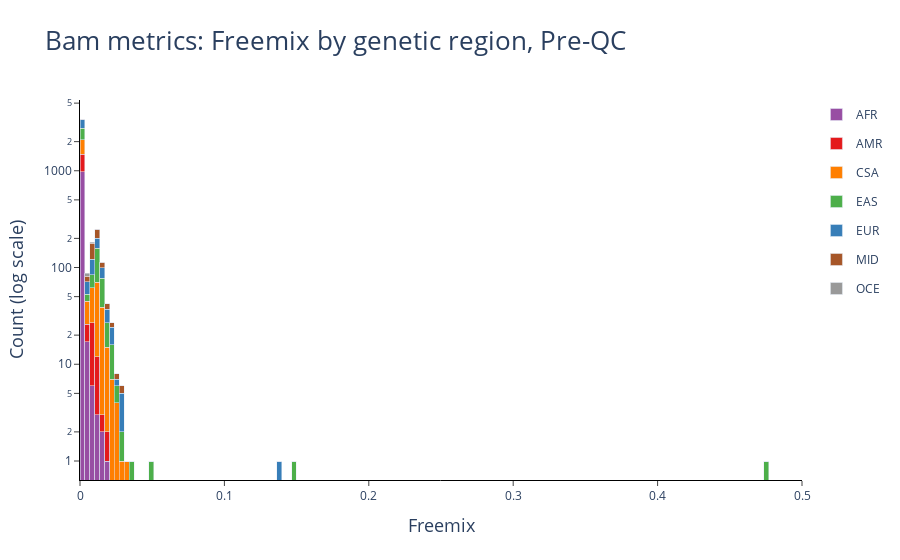
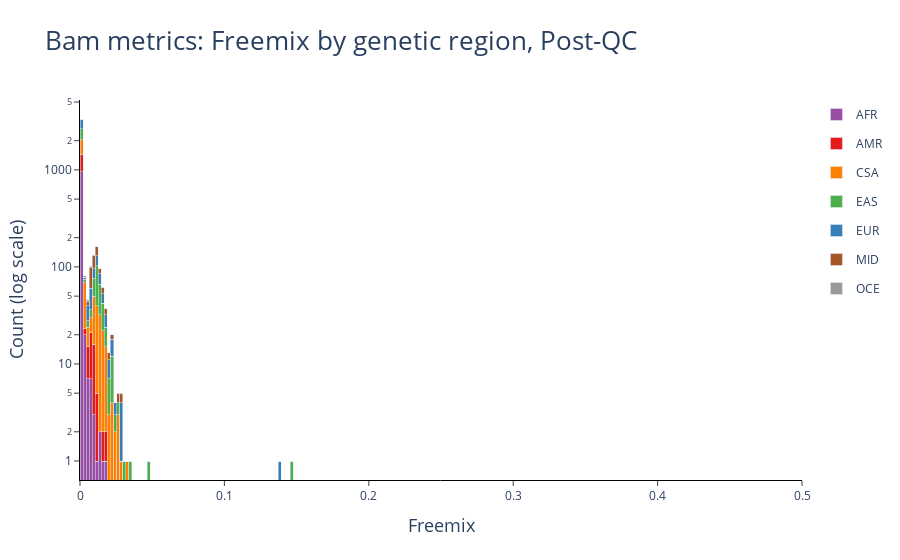

The notebook cell saved with these charts, in order:
### Markdown cell above
Plot freemix colored by genetic region

### Code cell
# Pre-QC with 140 bins
pre_freemix_reg = plot_freemix_reg(pre_qc_cols, 140)
pre_freemix_reg = pre_freemix_reg + ggtitle("Bam metrics: Freemix by genetic region, Pre-QC")
pre_freemix_reg.show()

# Post-QC with 70 bins 
post_freemix_reg = plot_freemix_reg(post_qc_cols, 70)
post_freemix_reg = post_freemix_reg + ggtitle("Bam metrics: Freemix by genetic region, Post-QC")
post_freemix_reg.show()

### Figure 1 — Plotly figure (JSON) as saved in the notebook; plotly's stock layout.template omitted (floating-point values rounded to 4 significant figures; data arrays with more than 128 entries replaced by an {"elided": "..."} marker saying what was removed)
{"data": [{"customdata": {"elided": "140x2 float values"}, "hovertemplate": "Range: [%{customdata[0]:.3f}-%{customdata[1]:.3f})<br>Count: %{y}<br><extra></extra>", "legendgroup": "AFR", "marker": {"color": "#984EA3"}, "name": "AFR", "showlegend": true, "type": "bar", "width": 0.003406, "x": {"elided": "140 float values"}, "xaxis": "x", "y": {"elided": "140 int values"}, "yaxis": "y"}, {"customdata": {"elided": "140x2 float values"}, "hovertemplate": "Range: [%{customdata[0]:.3f}-%{customdata[1]:.3f})<br>Count: %{y}<br><extra></extra>", "legendgroup": "AMR", "marker": {"color": "#E41A1C"}, "name": "AMR", "showlegend": true, "type": "bar", "width": 0.003406, "x": {"elided": "140 float values"}, "xaxis": "x", "y": {"elided": "140 int values"}, "yaxis": "y"}, {"customdata": {"elided": "140x2 float values"}, "hovertemplate": "Range: [%{customdata[0]:.3f}-%{customdata[1]:.3f})<br>Count: %{y}<br><extra></extra>", "legendgroup": "CSA", "marker": {"color": "#FF7F00"}, "name": "CSA", "showlegend": true, "type": "bar", "width": 0.003406, "x": {"elided": "140 float values"}, "xaxis": "x", "y": {"elided": "140 int values"}, "yaxis": "y"}, {"customdata": {"elided": "140x2 float values"}, "hovertemplate": "Range: [%{customdata[0]:.3f}-%{customdata[1]:.3f})<br>Count: %{y}<br><extra></extra>", "legendgroup": "EAS", "marker": {"color": "#4DAF4A"}, "name": "EAS", "showlegend": true, "type": "bar", "width": 0.003406, "x": {"elided": "140 float values"}, "xaxis": "x", "y": {"elided": "140 int values"}, "yaxis": "y"}, {"customdata": {"elided": "140x2 float values"}, "hovertemplate": "Range: [%{customdata[0]:.3f}-%{customdata[1]:.3f})<br>Count: %{y}<br><extra></extra>", "legendgroup": "EUR", "marker": {"color": "#377EB8"}, "name": "EUR", "showlegend": true, "type": "bar", "width": 0.003406, "x": {"elided": "140 float values"}, "xaxis": "x", "y": {"elided": "140 int values"}, "yaxis": "y"}, {"customdata": {"elided": "140x2 float values"}, "hovertemplate": "Range: [%{customdata[0]:.3f}-%{customdata[1]:.3f})<br>Count: %{y}<br><extra></extra>", "legendgroup": "MID", "marker": {"color": "#A65628"}, "name": "MID", "showlegend": true, "type": "bar", "width": 0.003406, "x": {"elided": "140 float values"}, "xaxis": "x", "y": {"elided": "140 int values"}, "yaxis": "y"}, {"customdata": {"elided": "140x2 float values"}, "hovertemplate": "Range: [%{customdata[0]:.3f}-%{customdata[1]:.3f})<br>Count: %{y}<br><extra></extra>", "legendgroup": "OCE", "marker": {"color": "#999999"}, "name": "OCE", "showlegend": true, "type": "bar", "width": 0.003406, "x": {"elided": "140 float values"}, "xaxis": "x", "y": {"elided": "140 int values"}, "yaxis": "y"}], "layout": {"barmode": "stack", "font": {"family": "Arial, \"Open Sans\", verdana, sans-serif"}, "plot_bgcolor": "white", "title": {"font": {"size": 26}, "text": "Bam metrics: Freemix by genetic region, Pre-QC"}, "xaxis": {"anchor": "y", "domain": [0, 1], "linecolor": "black", "range": [0, 0.5], "showticklabels": true, "ticks": "outside", "title": {"font": {"size": 18}, "text": "Freemix"}}, "xaxis2": {"linecolor": "black", "showticklabels": true}, "yaxis": {"anchor": "x", "domain": [0, 1], "linecolor": "black", "showticklabels": true, "ticks": "outside", "title": {"font": {"size": 18}, "text": "Count (log scale)"}, "type": "log"}, "yaxis2": {"linecolor": "black", "showticklabels": true}}}

### Figure 2 — Plotly figure (JSON) as saved in the notebook; plotly's stock layout.template omitted (floating-point values rounded to 4 significant figures; data arrays with more than 128 entries replaced by an {"elided": "..."} marker saying what was removed)
{"data": [{"customdata": {"elided": "70x2 float values"}, "hovertemplate": "Range: [%{customdata[0]:.3f}-%{customdata[1]:.3f})<br>Count: %{y}<br><extra></extra>", "legendgroup": "AFR", "marker": {"color": "#984EA3"}, "name": "AFR", "showlegend": true, "type": "bar", "width": 0.002111, "x": [0.001056, 0.003167, 0.005278, 0.007389, 0.0095, 0.01161, 0.01372, 0.01583, 0.01795, 0.02006, 0.02217, 0.02428, 0.02639, 0.0285, 0.03061, 0.03272, 0.03484, 0.03695, 0.03906, 0.04117, 0.04328, 0.04539, 0.0475, 0.04961, 0.05172, 0.05384, 0.05595, 0.05806, 0.06017, 0.06228, 0.06439, 0.0665, 0.06861, 0.07073, 0.07284, 0.07495, 0.07706, 0.07917, 0.08128, 0.08339, 0.0855, 0.08762, 0.08973, 0.09184, 0.09395, 0.09606, 0.09817, 0.1003, 0.1024, 0.1045, 0.1066, 0.1087, 0.1108, 0.113, 0.1151, 0.1172, 0.1193, 0.1214, 0.1235, 0.1256, 0.1277, 0.1298, 0.132, 0.1341, 0.1362, 0.1383, 0.1404, 0.1425, 0.1446, 0.1467], "xaxis": "x", "y": [952, 20, 7, 7, 3, 1, 2, 1, 1, 0, 0, 0, 0, 0, 0, 0, 0, 0, 0, 0, 0, 0, 0, 0, 0, 0, 0, 0, 0, 0, 0, 0, 0, 0, 0, 0, 0, 0, 0, 0, 0, 0, 0, 0, 0, 0, 0, 0, 0, 0, 0, 0, 0, 0, 0, 0, 0, 0, 0, 0, 0, 0, 0, 0, 0, 0, 0, 0, 0, 0], "yaxis": "y"}, {"customdata": {"elided": "70x2 float values"}, "hovertemplate": "Range: [%{customdata[0]:.3f}-%{customdata[1]:.3f})<br>Count: %{y}<br><extra></extra>", "legendgroup": "AMR", "marker": {"color": "#E41A1C"}, "name": "AMR", "showlegend": true, "type": "bar", "width": 0.002111, "x": [0.001056, 0.003167, 0.005278, 0.007389, 0.0095, 0.01161, 0.01372, 0.01583, 0.01795, 0.02006, 0.02217, 0.02428, 0.02639, 0.0285, 0.03061, 0.03272, 0.03484, 0.03695, 0.03906, 0.04117, 0.04328, 0.04539, 0.0475, 0.04961, 0.05172, 0.05384, 0.05595, 0.05806, 0.06017, 0.06228, 0.06439, 0.0665, 0.06861, 0.07073, 0.07284, 0.07495, 0.07706, 0.07917, 0.08128, 0.08339, 0.0855, 0.08762, 0.08973, 0.09184, 0.09395, 0.09606, 0.09817, 0.1003, 0.1024, 0.1045, 0.1066, 0.1087, 0.1108, 0.113, 0.1151, 0.1172, 0.1193, 0.1214, 0.1235, 0.1256, 0.1277, 0.1298, 0.132, 0.1341, 0.1362, 0.1383, 0.1404, 0.1425, 0.1446, 0.1467], "xaxis": "x", "y": [505, 3, 8, 14, 13, 4, 0, 1, 1, 0, 0, 0, 0, 0, 0, 0, 0, 0, 0, 0, 0, 0, 0, 0, 0, 0, 0, 0, 0, 0, 0, 0, 0, 0, 0, 0, 0, 0, 0, 0, 0, 0, 0, 0, 0, 0, 0, 0, 0, 0, 0, 0, 0, 0, 0, 0, 0, 0, 0, 0, 0, 0, 0, 0, 0, 0, 0, 0, 0, 0], "yaxis": "y"}, {"customdata": {"elided": "70x2 float values"}, "hovertemplate": "Range: [%{customdata[0]:.3f}-%{customdata[1]:.3f})<br>Count: %{y}<br><extra></extra>", "legendgroup": "CSA", "marker": {"color": "#FF7F00"}, "name": "CSA", "showlegend": true, "type": "bar", "width": 0.002111, "x": [0.001056, 0.003167, 0.005278, 0.007389, 0.0095, 0.01161, 0.01372, 0.01583, 0.01795, 0.02006, 0.02217, 0.02428, 0.02639, 0.0285, 0.03061, 0.03272, 0.03484, 0.03695, 0.03906, 0.04117, 0.04328, 0.04539, 0.0475, 0.04961, 0.05172, 0.05384, 0.05595, 0.05806, 0.06017, 0.06228, 0.06439, 0.0665, 0.06861, 0.07073, 0.07284, 0.07495, 0.07706, 0.07917, 0.08128, 0.08339, 0.0855, 0.08762, 0.08973, 0.09184, 0.09395, 0.09606, 0.09817, 0.1003, 0.1024, 0.1045, 0.1066, 0.1087, 0.1108, 0.113, 0.1151, 0.1172, 0.1193, 0.1214, 0.1235, 0.1256, 0.1277, 0.1298, 0.132, 0.1341, 0.1362, 0.1383, 0.1404, 0.1425, 0.1446, 0.1467], "xaxis": "x", "y": [578, 46, 9, 9, 34, 35, 30, 20, 13, 3, 4, 2, 3, 1, 0, 1, 0, 0, 0, 0, 0, 0, 0, 0, 0, 0, 0, 0, 0, 0, 0, 0, 0, 0, 0, 0, 0, 0, 0, 0, 0, 0, 0, 0, 0, 0, 0, 0, 0, 0, 0, 0, 0, 0, 0, 0, 0, 0, 0, 0, 0, 0, 0, 0, 0, 0, 0, 0, 0, 0], "yaxis": "y"}, {"customdata": {"elided": "70x2 float values"}, "hovertemplate": "Range: [%{customdata[0]:.3f}-%{customdata[1]:.3f})<br>Count: %{y}<br><extra></extra>", "legendgroup": "EAS", "marker": {"color": "#4DAF4A"}, "name": "EAS", "showlegend": true, "type": "bar", "width": 0.002111, "x": [0.001056, 0.003167, 0.005278, 0.007389, 0.0095, 0.01161, 0.01372, 0.01583, 0.01795, 0.02006, 0.02217, 0.02428, 0.02639, 0.0285, 0.03061, 0.03272, 0.03484, 0.03695, 0.03906, 0.04117, 0.04328, 0.04539, 0.0475, 0.04961, 0.05172, 0.05384, 0.05595, 0.05806, 0.06017, 0.06228, 0.06439, 0.0665, 0.06861, 0.07073, 0.07284, 0.07495, 0.07706, 0.07917, 0.08128, 0.08339, 0.0855, 0.08762, 0.08973, 0.09184, 0.09395, 0.09606, 0.09817, 0.1003, 0.1024, 0.1045, 0.1066, 0.1087, 0.1108, 0.113, 0.1151, 0.1172, 0.1193, 0.1214, 0.1235, 0.1256, 0.1277, 0.1298, 0.132, 0.1341, 0.1362, 0.1383, 0.1404, 0.1425, 0.1446, 0.1467], "xaxis": "x", "y": [635, 6, 4, 6, 26, 63, 34, 20, 9, 4, 8, 1, 1, 0, 1, 0, 1, 0, 0, 0, 0, 0, 1, 0, 0, 0, 0, 0, 0, 0, 0, 0, 0, 0, 0, 0, 0, 0, 0, 0, 0, 0, 0, 0, 0, 0, 0, 0, 0, 0, 0, 0, 0, 0, 0, 0, 0, 0, 0, 0, 0, 0, 0, 0, 0, 0, 0, 0, 0, 1], "yaxis": "y"}, {"customdata": {"elided": "70x2 float values"}, "hovertemplate": "Range: [%{customdata[0]:.3f}-%{customdata[1]:.3f})<br>Count: %{y}<br><extra></extra>", "legendgroup": "EUR", "marker": {"color": "#377EB8"}, "name": "EUR", "showlegend": true, "type": "bar", "width": 0.002111, "x": [0.001056, 0.003167, 0.005278, 0.007389, 0.0095, 0.01161, 0.01372, 0.01583, 0.01795, 0.02006, 0.02217, 0.02428, 0.02639, 0.0285, 0.03061, 0.03272, 0.03484, 0.03695, 0.03906, 0.04117, 0.04328, 0.04539, 0.0475, 0.04961, 0.05172, 0.05384, 0.05595, 0.05806, 0.06017, 0.06228, 0.06439, 0.0665, 0.06861, 0.07073, 0.07284, 0.07495, 0.07706, 0.07917, 0.08128, 0.08339, 0.0855, 0.08762, 0.08973, 0.09184, 0.09395, 0.09606, 0.09817, 0.1003, 0.1024, 0.1045, 0.1066, 0.1087, 0.1108, 0.113, 0.1151, 0.1172, 0.1193, 0.1214, 0.1235, 0.1256, 0.1277, 0.1298, 0.132, 0.1341, 0.1362, 0.1383, 0.1404, 0.1425, 0.1446, 0.1467], "xaxis": "x", "y": [635, 3, 12, 24, 20, 28, 19, 11, 8, 4, 6, 1, 0, 3, 0, 0, 0, 0, 0, 0, 0, 0, 0, 0, 0, 0, 0, 0, 0, 0, 0, 0, 0, 0, 0, 0, 0, 0, 0, 0, 0, 0, 0, 0, 0, 0, 0, 0, 0, 0, 0, 0, 0, 0, 0, 0, 0, 0, 0, 0, 0, 0, 0, 0, 0, 1, 0, 0, 0, 0], "yaxis": "y"}, {"customdata": {"elided": "70x2 float values"}, "hovertemplate": "Range: [%{customdata[0]:.3f}-%{customdata[1]:.3f})<br>Count: %{y}<br><extra></extra>", "legendgroup": "MID", "marker": {"color": "#A65628"}, "name": "MID", "showlegend": true, "type": "bar", "width": 0.002111, "x": [0.001056, 0.003167, 0.005278, 0.007389, 0.0095, 0.01161, 0.01372, 0.01583, 0.01795, 0.02006, 0.02217, 0.02428, 0.02639, 0.0285, 0.03061, 0.03272, 0.03484, 0.03695, 0.03906, 0.04117, 0.04328, 0.04539, 0.0475, 0.04961, 0.05172, 0.05384, 0.05595, 0.05806, 0.06017, 0.06228, 0.06439, 0.0665, 0.06861, 0.07073, 0.07284, 0.07495, 0.07706, 0.07917, 0.08128, 0.08339, 0.0855, 0.08762, 0.08973, 0.09184, 0.09395, 0.09606, 0.09817, 0.1003, 0.1024, 0.1045, 0.1066, 0.1087, 0.1108, 0.113, 0.1151, 0.1172, 0.1193, 0.1214, 0.1235, 0.1256, 0.1277, 0.1298, 0.132, 0.1341, 0.1362, 0.1383, 0.1404, 0.1425, 0.1446, 0.1467], "xaxis": "x", "y": [21, 0, 4, 38, 36, 31, 11, 9, 5, 2, 2, 0, 1, 1, 0, 0, 0, 0, 0, 0, 0, 0, 0, 0, 0, 0, 0, 0, 0, 0, 0, 0, 0, 0, 0, 0, 0, 0, 0, 0, 0, 0, 0, 0, 0, 0, 0, 0, 0, 0, 0, 0, 0, 0, 0, 0, 0, 0, 0, 0, 0, 0, 0, 0, 0, 0, 0, 0, 0, 0], "yaxis": "y"}, {"customdata": {"elided": "70x2 float values"}, "hovertemplate": "Range: [%{customdata[0]:.3f}-%{customdata[1]:.3f})<br>Count: %{y}<br><extra></extra>", "legendgroup": "OCE", "marker": {"color": "#999999"}, "name": "OCE", "showlegend": true, "type": "bar", "width": 0.002111, "x": [0.001056, 0.003167, 0.005278, 0.007389, 0.0095, 0.01161, 0.01372, 0.01583, 0.01795, 0.02006, 0.02217, 0.02428, 0.02639, 0.0285, 0.03061, 0.03272, 0.03484, 0.03695, 0.03906, 0.04117, 0.04328, 0.04539, 0.0475, 0.04961, 0.05172, 0.05384, 0.05595, 0.05806, 0.06017, 0.06228, 0.06439, 0.0665, 0.06861, 0.07073, 0.07284, 0.07495, 0.07706, 0.07917, 0.08128, 0.08339, 0.0855, 0.08762, 0.08973, 0.09184, 0.09395, 0.09606, 0.09817, 0.1003, 0.1024, 0.1045, 0.1066, 0.1087, 0.1108, 0.113, 0.1151, 0.1172, 0.1193, 0.1214, 0.1235, 0.1256, 0.1277, 0.1298, 0.132, 0.1341, 0.1362, 0.1383, 0.1404, 0.1425, 0.1446, 0.1467], "xaxis": "x", "y": [19, 3, 2, 4, 2, 0, 0, 0, 0, 0, 0, 0, 0, 0, 0, 0, 0, 0, 0, 0, 0, 0, 0, 0, 0, 0, 0, 0, 0, 0, 0, 0, 0, 0, 0, 0, 0, 0, 0, 0, 0, 0, 0, 0, 0, 0, 0, 0, 0, 0, 0, 0, 0, 0, 0, 0, 0, 0, 0, 0, 0, 0, 0, 0, 0, 0, 0, 0, 0, 0], "yaxis": "y"}], "layout": {"barmode": "stack", "font": {"family": "Arial, \"Open Sans\", verdana, sans-serif"}, "plot_bgcolor": "white", "title": {"font": {"size": 26}, "text": "Bam metrics: Freemix by genetic region, Post-QC"}, "xaxis": {"anchor": "y", "domain": [0, 1], "linecolor": "black", "range": [0, 0.5], "showticklabels": true, "ticks": "outside", "title": {"font": {"size": 18}, "text": "Freemix"}}, "xaxis2": {"linecolor": "black", "showticklabels": true}, "yaxis": {"anchor": "x", "domain": [0, 1], "linecolor": "black", "showticklabels": true, "ticks": "outside", "title": {"font": {"size": 18}, "text": "Count (log scale)"}, "type": "log"}, "yaxis2": {"linecolor": "black", "showticklabels": true}}}
